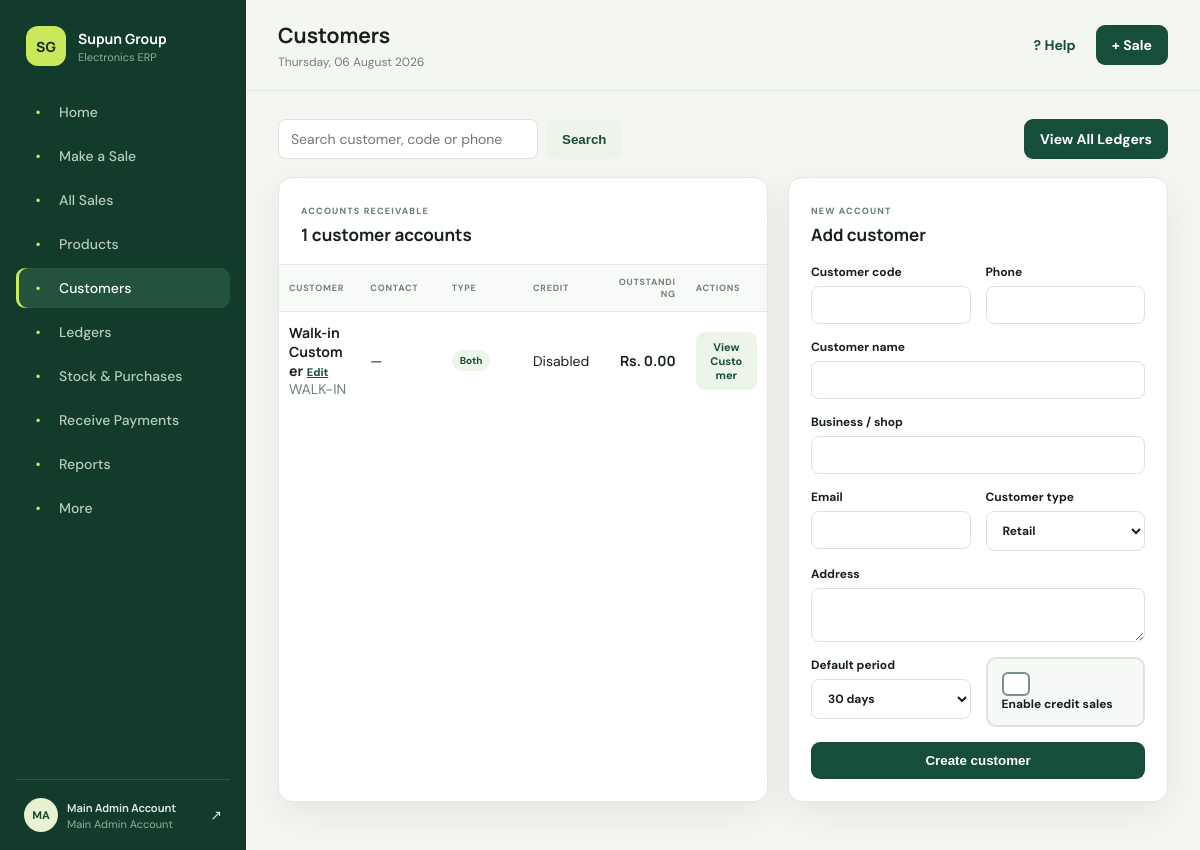
/customers.php (signed in), run on the app's committed database.
### tables this page shows
CREATE TABLE customers (id BIGINT UNSIGNED PRIMARY KEY AUTO_INCREMENT, customer_code VARCHAR(60) UNIQUE NOT NULL, name VARCHAR(160) NOT NULL, business_name VARCHAR(160), phone VARCHAR(30), email VARCHAR(190), address TEXT, customer_type ENUM('retail','wholesale','both') DEFAULT 'retail', credit_enabled BOOLEAN DEFAULT FALSE, default_payment_period VARCHAR(30) DEFAULT '30_days', outstanding DECIMAL(18,2) DEFAULT 0, total_sales DECIMAL(18,2) DEFAULT 0, total_payments DECIMAL(18,2) DEFAULT 0, last_purchase_at DATETIME NULL, last_payment_at DATETIME NULL, status ENUM('active','inactive') DEFAULT 'active', created_at TIMESTAMP DEFAULT CURRENT_TIMESTAMP, updated_at TIMESTAMP DEFAULT CURRENT_TIMESTAMP ON UPDATE CURRENT_TIMESTAMP, INDEX(name), INDEX(phone));

### bootstrap.php (called while the page is built, shortened)
<?php
function e(mixed $value): string { return htmlspecialchars((string)$value, ENT_QUOTES, 'UTF-8'); }
function money(float|int|string|null $value): string { return 'Rs. ' . number_format((float)$value, 2); }
function user(): ?array { return $_SESSION['user'] ?? null; }
function can(string $permission): bool {
    $u = user();
    if ($u['role_code'] === 'main_admin') return true;
    return in_array($permission, $u['permissions'] ?? [], true);
}

### customers.php (the view, shortened to what this page needs)
<?php
require __DIR__.'/bootstrap.php';require_auth();if(!can('customers.view')){http_response_code(403);exit('Forbidden');}require __DIR__.'/partials.php';
$q=trim($_GET['q']??'');$like="%$q%";$stmt=$db->prepare('SELECT * FROM customers WHERE status="active" AND (name LIKE ? OR customer_code LIKE ? OR phone LIKE ?) ORDER BY id DESC');$stmt->execute([$like,$like,$like]);$rows=$stmt->fetchAll();page_start('Customers','customers.php');?>
<div class="toolbar"><form><input name="q" value="<?=e($q)?>" placeholder="Search customer, code or phone"><button class="btn secondary">Search</button></form></div><div class="page-grid"><section class="panel table-panel"><div class="panel-head"><div><span class="eyebrow">Accounts receivable</span><h3><?=count($rows)?> customer accounts</h3></div></div><div class="table-wrap"><table><thead><tr><th>Customer</th><th>Contact</th><th>Type</th><th>Credit</th><th class="right">Outstanding</th></tr></thead><tbody><?php foreach($rows as $r):?><tr><td><a href="customer_view.php?id=<?=$r['id']?>"><b><?=e($r['name'])?></b></a><?php if(can('customers.manage')):?> <a class="row-edit" href="edit_record.php?type=customer&id=<?=$r['id']?>">Edit</a><?php endif;?><br><span class="muted"><?=e($r['customer_code'])?><?=!empty($r['business_name'])?' · '.e($r['business_name']):''?></span></td><td><?=e($r['phone']?:'—')?></td><td><span class="tag"><?=e($r['customer_type'])?></span></td><td><?=!empty($r['credit_enabled'])?'<span class="status active">Enabled</span>':'Disabled'?></td><td class="right"><b><?=money($r['outstanding'])?></b></td></tr><?php endforeach;?></tbody></table></div></section><?php if(can('customers.manage')):?><aside class="panel"><div class="panel-head"><div><span class="eyebrow">New account</span><h3>Add customer</h3></div></div><form method="post" class="form-grid"><input type="hidden" name="_csrf" value="<?=csrf()?>"><label>Customer code<input name="customer_code" required></label><label>Phone<input name="phone"></label><label class="full">Customer name<input name="name" required></label><label class="full">Business / shop<input name="business_name"></label><label>Email<input type="email" name="email"></label><label>Customer type<select name="customer_type"><option value="retail">Retail</option><option value="wholesale">Wholesale</option><option value="both">Retail & wholesale</option></select></label><label class="full">Address<textarea name="address" rows="2"></textarea></label><label>Default period<select name="default_payment_period"><option value="7_days">7 days</option><option value="14_days">14 days</option><option value="30_days" selected>30 days</option><option value="end_of_month">End of month</option><option value="custom">Custom</option></select></label><label><span><input type="checkbox" name="credit_enabled"> Enable credit sales</span></label><button class="btn primary full">Create customer</button></form></aside><?php endif;?></div><?php page_end();

### assets/app.css (style rules this page uses)
:root { --ink:#17211b;--muted:#718078;--paper:#f4f6f2;--card:#fff;--line:#e3e8e2;--green:#174e39;--lime:#cbe85b;--soft:#edf4e9;--danger:#b83b3b;--warn:#ad721b;--shadow:0 12px 36px rgba(31,49,39,.07) }
* { box-sizing:border-box }
body { margin:0;background:var(--paper);color:var(--ink);font-family:'DM Sans',sans-serif;font-size:14px }
h1,h2,h3,strong,b { font-family:'Manrope',sans-serif }
a { color:inherit;text-decoration:none }
.btn { border:0;border-radius:9px;padding:11px 16px;font-weight:700;cursor:pointer;display:inline-block }
.btn.primary { background:var(--green);color:#fff }
.btn.secondary { background:var(--soft);color:var(--green) }
.eyebrow { text-transform:uppercase;letter-spacing:.13em;font-size:9px;font-weight:800;color:#648271 }
.kpi,.panel { background:var(--card);border:1px solid var(--line);border-radius:14px;box-shadow:var(--shadow) }
.panel { padding:22px }
.panel-head { display:flex;justify-content:space-between;align-items:center;margin-bottom:18px }
.panel-head h3 { margin:5px 0 0;font-size:17px }
.panel-head select,select,input,textarea { border:1px solid #dce3dc;background:#fff;border-radius:8px;padding:10px 12px;font:inherit;color:var(--ink) }
.table-panel { padding:0 }
.table-panel .panel-head { padding:22px 22px 0 }
.table-wrap { overflow:auto }
table { width:100%;border-collapse:collapse }
th { background:#f8faf7;text-transform:uppercase;letter-spacing:.08em;font-size:9px;color:#758078;text-align:left }
th,td { padding:13px 18px;border-top:1px solid var(--line);white-space:nowrap }
.right { text-align:right }
.tag,.status { display:inline-block;padding:4px 8px;border-radius:20px;font-size:10px;font-weight:700;text-transform:capitalize }
.tag { background:var(--soft);color:var(--green) }
.form-grid { display:grid;grid-template-columns:repeat(2,1fr);gap:15px }
.form-grid .full { grid-column:1/-1 }
label { display:flex;flex-direction:column;gap:6px;font-size:12px;font-weight:700 }
label input,label select,label textarea { width:100% }
.toolbar { display:flex;justify-content:space-between;gap:12px;align-items:center;margin-bottom:18px }
.toolbar form { display:flex;gap:8px }
.toolbar input { min-width:260px }
.page-grid { display:grid;grid-template-columns:1fr 380px;gap:20px }
.muted { color:var(--muted) }

### assets/layout-fix.css (style rules this page uses)
html,body { max-width:100%;overflow-x:hidden }
.content,.sale-layout,.sale-layout>section,.sale-layout>aside,.panel,.table-wrap { min-width:0;max-width:100% }
input,select,textarea { max-width:100% }
.customer-choice,.product-finder,.form-grid { min-width:0 }
.customer-choice>*,.product-finder>*,.form-grid>* { min-width:0 }
.customer-actions-ready th,.customer-actions-ready td { padding-left:12px;padding-right:12px }
html,body { width:100%;max-width:100%;overflow-x:hidden!important }
.app,.content,.topbar,.panel,.table-panel,.table-wrap,.page-grid,.sale-layout,.split,.toolbar,.report-head,.report-tabs,.action-banner { min-width:0!important;max-width:100%!important }
.page-grid { grid-template-columns:minmax(0,1fr) minmax(300px,380px) }
.page-grid>* { min-width:0 }
.panel-head,.report-head,.action-banner,.toolbar { flex-wrap:wrap }
.panel-head>*,form,label,input,select,textarea,.form-grid>* { min-width:0 }
input,select,textarea { width:100% }
.btn { max-width:100%;white-space:normal;text-align:center }
.table-wrap { width:100%;overflow-x:hidden!important;overscroll-behavior-x:none }
.table-wrap table { width:100%!important;min-width:0!important;table-layout:fixed }
.table-wrap th,.table-wrap td { white-space:normal!important;overflow-wrap:anywhere;word-break:normal;padding:11px 10px }
.checkbox-option { display:flex!important;flex-direction:row!important;align-items:flex-start!important;gap:12px!important;background:#f7f9f6;border:2px solid #dce4dc;border-radius:10px;padding:13px 14px!important;cursor:pointer;min-height:52px }
.checkbox-option input[type="checkbox"] { appearance:none!important;-webkit-appearance:none!important;flex:0 0 24px!important;width:24px!important;height:24px!important;margin:0!important;border:2px solid #799083!important;border-radius:6px!important;background:#fff!important;display:grid!important;place-items:center!important;cursor:pointer }
.checkbox-option input[type="checkbox"]::after { content:'✓';font-size:17px;line-height:1;color:#fff;transform:scale(0);transition:transform .1s }

### data on the page
customers: name "Walk-in Customer", customer_code "WALK-IN", phone "—", customer_type "Both", credit_enabled "Disabled", outstanding "Rs. 0.00"

### other printed values
$label "Home"
$label "Make a Sale"
$label "All Sales"
$label "Products"
$label "Customers"
$label "Ledgers"
$label "Stock & Purchases"
$label "Receive Payments"
$label "Reports"
$label "More"
substr($u['display_name'],0,2) "MA"
$u['display_name'] "Main Admin Account"
$u['role_name'] "Main Admin Account"
$title "Customers"
count($rows) "1"
